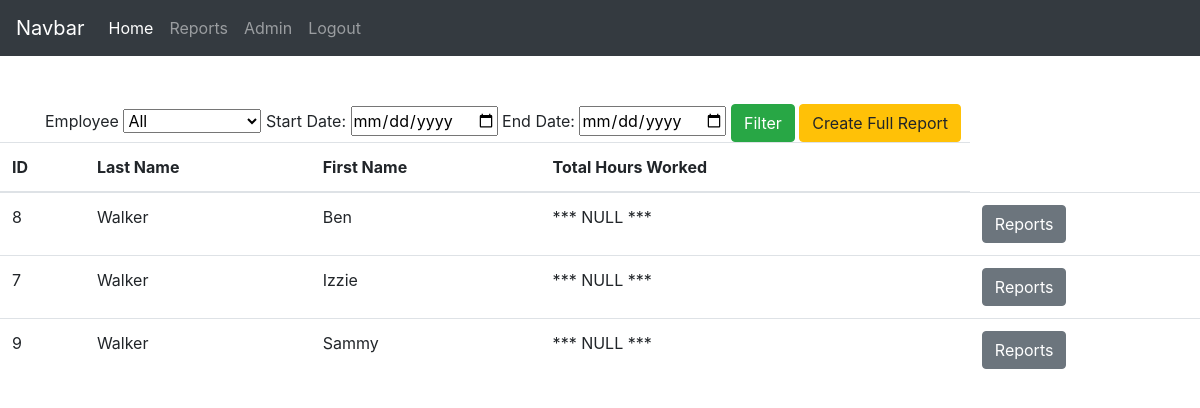
Page /reports/ (signed in) on the earlier database version.
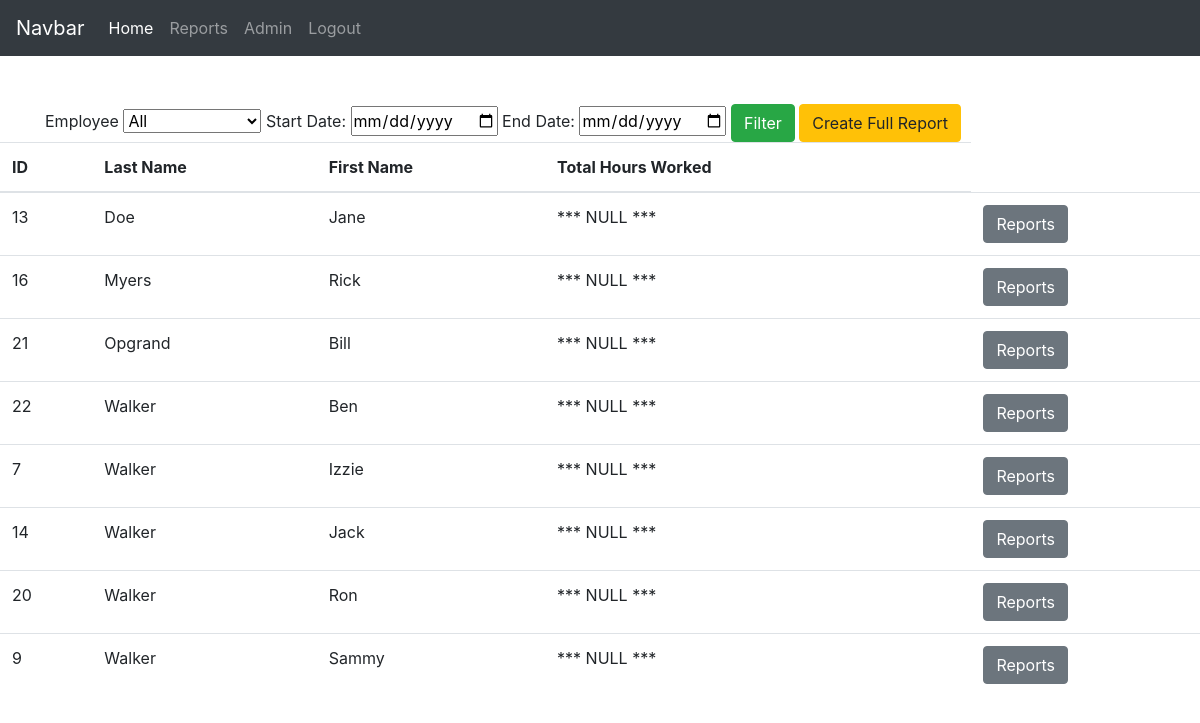
Same page on the later database version.
### frontend/models.py (models this page shows, shortened)
class Employee(models.Model):
    first_name=models.CharField(max_length=50)
    last_name=models.CharField(max_length=50)
    is_active=models.BooleanField(default=False)
    objects=EmployeeManager()
    created_at=models.DateTimeField(auto_now_add=True)
    updated_at=models.DateTimeField(auto_now=True)
    class Meta:
        ordering = (
            'last_name',
            'first_name',
            'is_active',
        )

### reports/views.py (the view)
# urls.py: path('reports/', include('reports.urls'))
def reports(request):
    if 'user_id' not in request.session:
        return redirect('/')
    context = {
            'all_employees': Employee.objects.all()
        }
    return render(request, 'reports.html', context)

### reports/templates/reports.html (shortened to what this page needs)
<!DOCTYPE html>
<html lang="en">
    <head>
        {% load static %}
        <link rel="stylesheet" href="https://maxcdn.bootstrapcdn.com/bootstrap/4.0.0/css/bootstrap.min.css">
        <Link rel="stylesheet" href="{% static 'css/style.css' %}" />
    </head>
    <body>
        <div class="reports">
            <nav class="navbar navbar-expand-lg navbar-dark bg-dark">
                <a class="navbar-brand" href="#">Navbar</a>
                <div class="collapse navbar-collapse" id="navbarNavAltMarkup">
                    <div class="navbar-nav">
                        <a class="nav-item nav-link active" href="/dashboard">Home <span class="sr-only">(current)</span></a>
                        <a class="nav-item nav-link" href="/reports">Reports</a>
                        <a class="nav-item nav-link" href="/admin">Admin</a>
                        <a class="nav-item nav-link" href="/logout">Logout</a>
                    </div>
                </div>
            </nav>
            <div class="container mt-5">
                <div class="report-filter">
                    <form class="report-filter" action="/reports">
                        <label for="employee">Employee</label>
                        <select class="" name="employee">
                            <option value="all">All</option>
                        </select>
                        <label for="start_date">Start Date: </label>
                        <input type="date" name="start_date" value="start_date" />
                        <label for="end_date">End Date: </label>
                        <input type="date" name="end_date" value="end_date" />
                        <button class="btn btn-success" type="submit" name="submit" value="filter">Filter</button>
                        <button class="btn btn-warning" type="submit" name="submit" value="report">Create Full Report</button>
                    </form>
                </div>
            </div>
            <section class="data-sec">
                <table class="table">
                    <thead>
                        <th>ID</th>
                        <th>Last Name</th>
                        <th>First Name</th>
                        <th>Total Hours Worked</th>
                        <th></th>
                    </thead>
                    <tbody>
                        {% for employee in all_employees %}
                            <tr>
                                <td>{{ employee.id }}</td>
                                <td>{{ employee.last_name }}</td>
                                <td>{{ employee.first_name }}</td>
                                <td>*** NULL ***<td>
                                <td><a href="/reports/{{employee.id}}" class="btn btn-secondary">Reports</a></td>
                            </tr>
                        {% endfor %}
                    </tbody>
                </table>
            </section>
        </div>
    </body>
</html>

### frontend/static/css/style.css (style rules this page uses)
* { margin: 0px; padding: 0px; }
.nav-link { color: white; }

Differences in the rows shown:
removed Employee: id "8", last_name "Walker", first_name "Ben"
added Employee: id "13", last_name "Doe", first_name "Jane"
added Employee: id "16", last_name "Myers", first_name "Rick"
added Employee: id "21", last_name "Opgrand", first_name "Bill"
added Employee: id "22", last_name "Walker", first_name "Ben"
added Employee: id "14", last_name "Walker", first_name "Jack"
added Employee: id "20", last_name "Walker", first_name "Ron"
